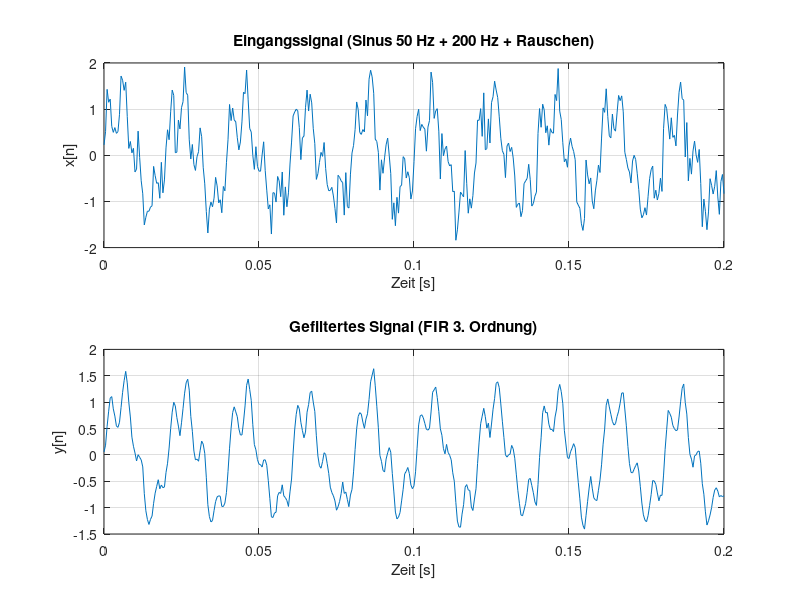
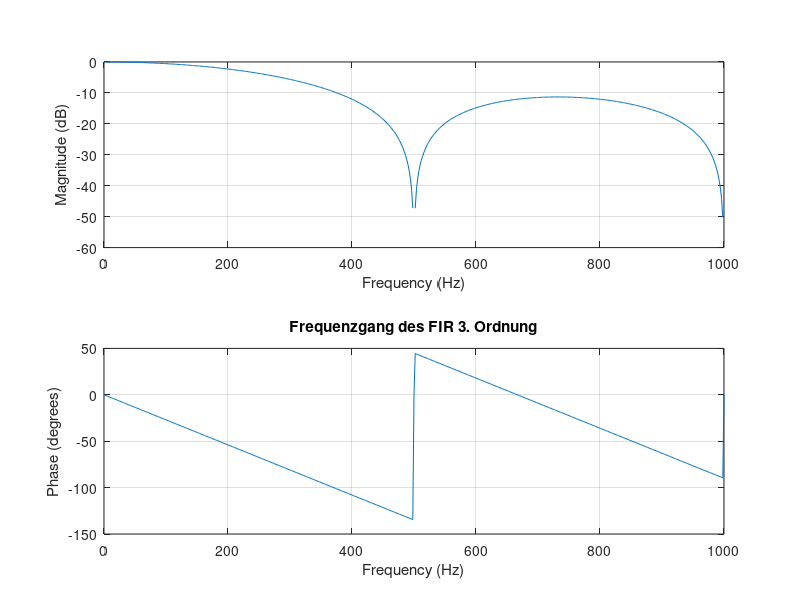

Write the MATLAB code that produced these figures, in order.
%% FIR Filter 3. Ordnung – Beispiel
clear; close all; clc;

% Beispielkoeffizienten (Tiefpass-Charakter, gleitender Mittelwert)
b = [0.25 0.25 0.25 0.25];   % 4 Koeffizienten -> 3. Ordnung
a = 1;                       % da FIR, keine Rückkopplung

% Testsignal: Sinus + Rauschen
Fs = 2000;
t = 0:1/Fs:0.2;
x = sin(2*pi*50*t) + 0.5*sin(2*pi*200*t) + 0.3*randn(size(t));

% Filterung
y = filter(b, a, x);

% Plot
figure('Name','FIR Filter 3. Ordnung');
subplot(2,1,1);
plot(t, x); grid on;
title('Eingangssignal (Sinus 50 Hz + 200 Hz + Rauschen)');
xlabel('Zeit [s]'); ylabel('x[n]');

subplot(2,1,2);
plot(t, y); grid on;
title('Gefiltertes Signal (FIR 3. Ordnung)');
xlabel('Zeit [s]'); ylabel('y[n]');

% Frequenzgang
figure;
freqz(b, a, 512, Fs);
title('Frequenzgang des FIR 3. Ordnung');
